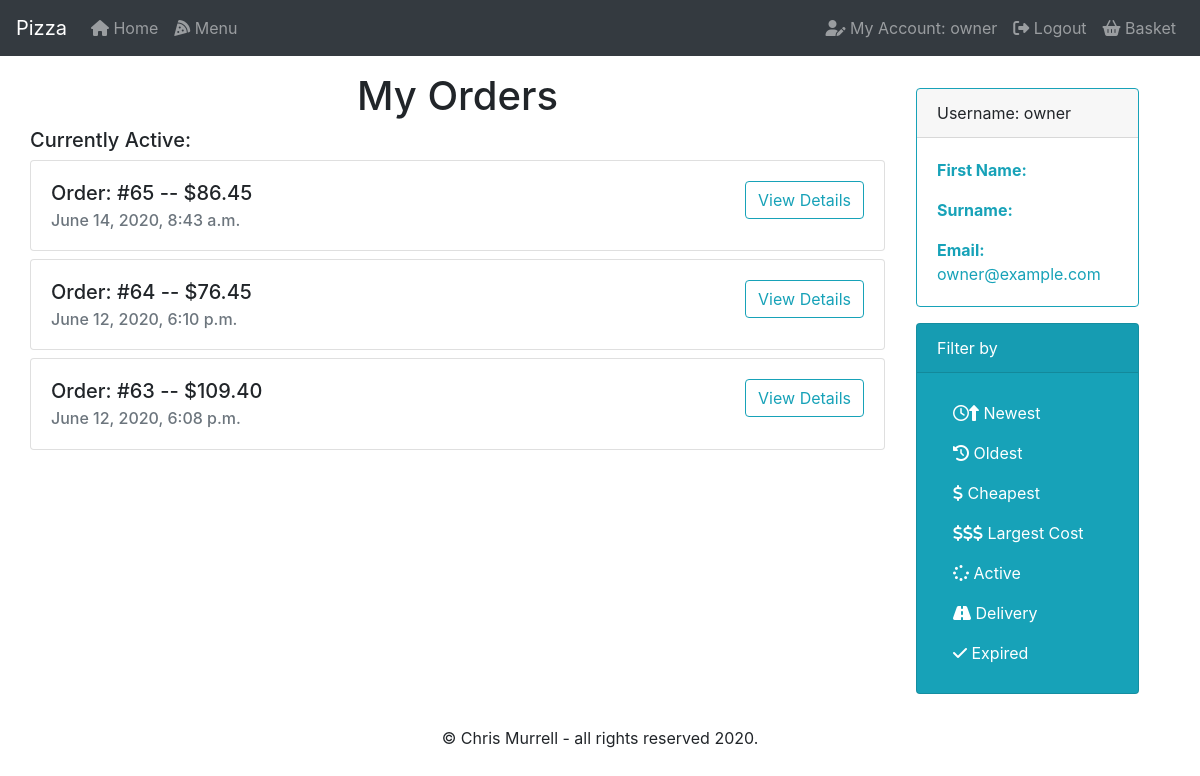
Page /account (signed in) on the earlier database version.
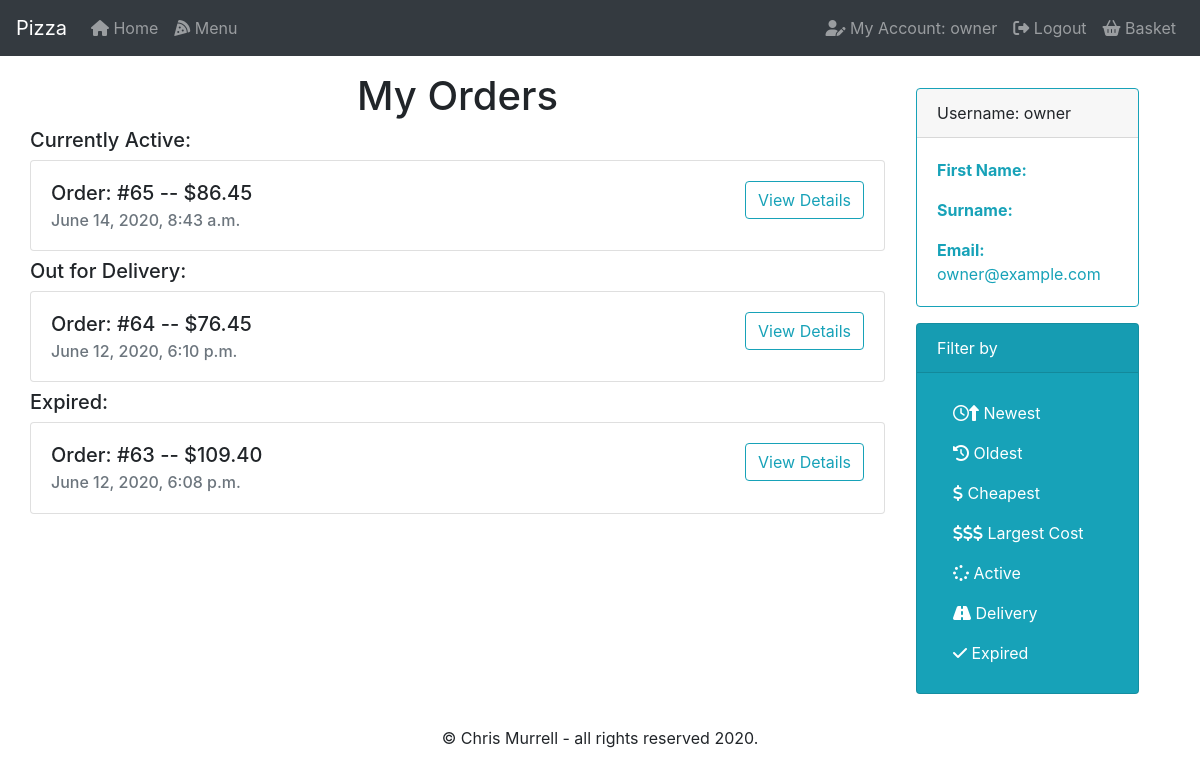
Same page on the later database version.
### orders/models.py (models this page shows, shortened)
class Orders(models.Model):
    order_id = models.AutoField(primary_key=True)
    user_id = models.ForeignKey(
        User, on_delete=models.CASCADE, related_name='orders')
    pizItems = models.ManyToManyField('PizOrder', blank=True, related_name='pizItems')
    subItems = models.ManyToManyField('SubOrder', blank=True, related_name='subItems')
    pastaItems = models.ManyToManyField('PastaOrder', blank=True, related_name='pastaItems')
    saladItems = models.ManyToManyField('SaladOrder', blank=True, related_name='saladItems')
    platItems = models.ManyToManyField('PlatterOrder', blank=True, related_name='platItems')
    time_placed = models.DateTimeField(auto_now_add=True)
    cost = models.DecimalField(max_digits=6, decimal_places=2, default=00.00)
    active = models.CharField(max_length=1, default='Y')
    class Meta:
        verbose_name = 'order'
        verbose_name_plural = 'orders'

### orders/views.py (the view)
# urls.py: path("account", views.account, name="account"),
def account(request):
    user = request.user
    active = Orders.objects.filter(
        user_id=user, active='Y').order_by('-time_placed')
    delivery = Orders.objects.filter(
        user_id=user, active='D').order_by('-time_placed')
    expired = Orders.objects.filter(
        user_id=user, active='N').order_by('-time_placed')
    pizzas = PizOrder.objects.all()
    subs = SubOrder.objects.all()
    pastas = PastaOrder.objects.all()
    salads = SaladOrder.objects.all()
    platters = PlatterOrder.objects.all()
    context = {
        "user": user,
        "active": active,
        "delivery": delivery,
        "expired": expired,
        "pizzas": pizzas,
        "subs": subs,
        "pastas": pastas,
        "salads": salads,
        "platters": platters
    }
    return render(request, 'orders/account.html', context)

### orders/models.py (called while the page is built)
    def __str__(self):
        return f"{self.typ} - {self.category}"

    def custom_toppings(self):
        return ", ".join([t.typ for t in self.toppings.all()])

    def __str__(self):
        return f"Type: {self.typ} || Size: {self.size} || Toppings: {self.custom_toppings()} || Price: ${self.price}"

    def __str__(self):
        return f"{self.typ}"

    def custom_extras(self):
        return ", ".join([t.typ for t in self.extras.all()])

    def __str__(self):
        return f"Type: {self.typ} || Size: {self.size} || Toppings: {self.custom_extras()} || Price: ${self.price}"

    def __str__(self):
        return f"{self.typ}"

    def __str__(self):
        return f"{self.typ} -- ${self.price}"

    def __str__(self):
        return f"Type: {self.typ}"

    def __str__(self):
        return f"Type: {self.typ} || Price: ${self.price}"

    def __str__(self):
        return f"{self.typ} small = ${self.smPrice} large = ${self.lgPrice}"

    def __str__(self):
        return f"Type: {self.typ} || Size: {self.size} || Price: ${self.price}"

### orders/Templates/orders/account.html (shortened to what the changed rows need)
{% extends "orders/base.html" %}
{% load static %}
{% block main %}
<div class="row justify-content-md-center">
    {% if not active and not delivery and not expired %}
    <div class="card border-info m-3">
        <div class="card-header">Username: {{ user.username }}</div>
        <div class="card-body text-info">
            <p class="card-text"><strong>First Name: </strong>{{ user.first_name }}</p>
            <p class="card-text"><strong>Surname: </strong>{{ user.last_name }}</p>
            <p class="card-text"><strong>Email: </strong>{{ user.email }}</p>
        </div>
    </div>
    {% else %}
    <div class="w-75">
        <h1>My Orders</h1>
        {% if active %}
        <h5>Currently Active:</h5>
        {% endif %}
        {% for row in active %}
        <div class="card mb-2">
            <div class="card-body">
                <div class="row">
                    <div class="col text-left">
                        <h5 class="card-title">Order: #{{ row.order_id }} -- ${{ row.cost }}</h5>
                        <h6 class="card-subtitle text-muted">{{ row.time_placed }}</h6>
                    </div>
                    <div class="col text-right">
                        <button type="button" class="btn btn-outline-info" data-toggle="collapse"
                            data-target="#details{{ row.order_id }}" aria-controls="list-group"
                            aria-expanded="false">View
                            Details</button>
                    </div>
                </div>
            </div>
        </div>
        {% endfor %}
        {% if delivery %}
        <h5>Out for Delivery:</h5>
        {% endif %}
        {% for row in delivery %}
        <div class="card mb-2">
            <div class="card-body">
                <div class="row">
                    <div class="col text-left">
                        <h5 class="card-title">Order: #{{ row.order_id }} -- ${{ row.cost }}</h5>
                        <h6 class="card-subtitle text-muted">{{ row.time_placed }}</h6>
                    </div>
                    <div class="col text-right">
                        <button type="button" class="btn btn-outline-info" data-toggle="collapse"
                            data-target="#details{{ row.order_id }}" aria-controls="list-group"
                            aria-expanded="false">View
                            Details</button>
                    </div>
                </div>
            </div>
        </div>
        {% endfor %}
        {% if expired %}
        <h5>Expired:</h5>
        {% endif %}
        {% for row in expired %}
        <div class="card mb-2">
            <div class="card-body">
                <div class="row">
                    <div class="col text-left">
                        <h5 class="card-title">Order: #{{ row.order_id }} -- ${{ row.cost }}</h5>
                        <h6 class="card-subtitle text-muted">{{ row.time_placed }}</h6>
                    </div>
                    <div class="col text-right">
                        <button type="button" class="btn btn-outline-info" data-toggle="collapse"
                            data-target="#details{{ row.order_id }}" aria-controls="list-group"
                            aria-expanded="false">View
                            Details</button>
                    </div>
                </div>
            </div>
        </div>
        {% endfor %}
    </div>
    {% endif %}
</div>
{% endblock %}

Differences in the rows shown:
changed Orders "June 12, 2020, 6:10 p.m.": moves from the list under "Currently Active:" to the list under "Out for Delivery:"
changed Orders "June 12, 2020, 6:08 p.m.": moves from the list under "Currently Active:" to the list under "Expired:"
Other differences:
text now shown: "Out for Delivery: Expired:"
